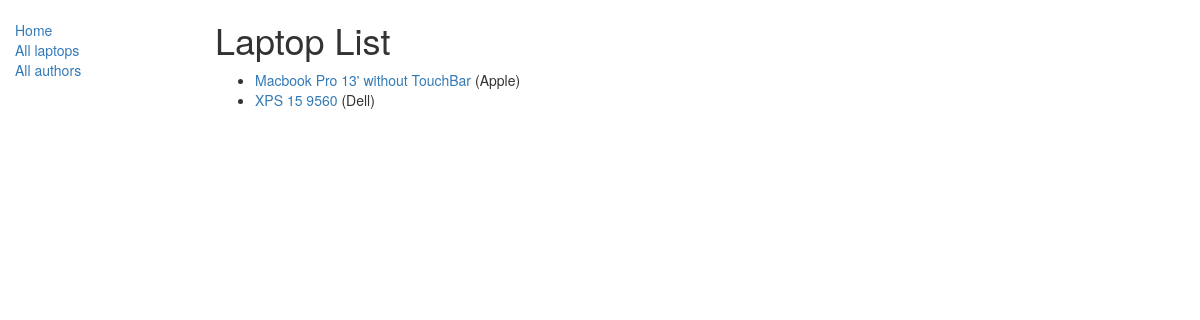
Page /Webpage/laptops/ on the earlier database version.
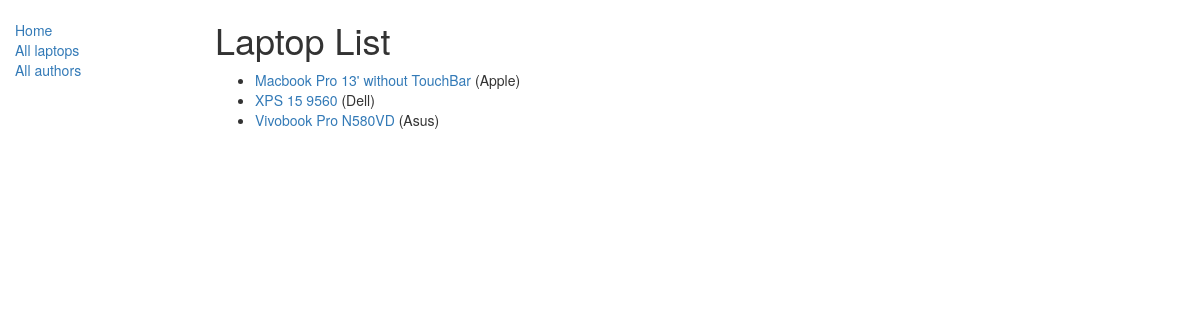
Same page on the later database version.
### Webpage/models.py (models this page shows, shortened)
class Laptop(models.Model):
    model_name = models.CharField(max_length=200)
    BRAND_NAME = (
        ('Acer', 'Acer'),
        ('Apple', 'Apple'),
        ('Asus', 'Asus'),
        ('Dell', 'Dell'),
        ('Gigabyte', 'Gigabyte'),
        ('HP', 'HP'),
        ('Huawei', 'Huawei'),
        ('Lenovo', 'Lenovo'),
        ('Microsoft', 'Microsoft'),
        ('MSI', 'MSI'),
        ('Razer', 'Razer'),
    )
    brand_name = models.CharField(max_length=8, choices=BRAND_NAME, default='Acer', blank=False, help_text='Brand name')
    width = models.FloatField(help_text="In cm")
    height = models.FloatField(help_text="In cm")
    depth = models.FloatField(help_text="In cm")
    weight = models.FloatField(help_text="In kg")
    OPERATING_SYSTEM = (
        ('MacOS', 'MacOS'),
        ('Windows 10', 'Windows 10'),
    )
    operating_system = models.CharField(max_length=10, choices=OPERATING_SYSTEM, default='Windows 10', blank=False, help_text='Opearating system')
    date_of_release = models.DateField()
    processor = models.ForeignKey('Processor', on_delete=models.SET_NULL, null=True)
    graphics_card = models.ManyToManyField(GraphicsCard)
    storage_drive = models.ManyToManyField(StorageDrive)
    ram = models.ForeignKey('RAM', on_delete=models.SET_NULL, null=True)
    display = models.ForeignKey('Display', on_delete=models.SET_NULL, null=True)
    def display_graphics_card(self):
        return ', '.join([ GraphicsCard.model_name for GraphicsCard in self.graphics_card.all()[:4] ])
    display_graphics_card.short_description = 'Graphics card'
    def get_absolute_url(self):
        return reverse('laptop-detail', args=[str(self.id)])

### Webpage/views.py (the view)
# urls.py: path('laptops/', views.LaptopListView.as_view(), name='laptops'),
class LaptopListView(generic.ListView):
    model = Laptop
    paginate_by = 10

### templates/Webpage/laptop_list.html
{% extends "base_generic.html" %}
{% block content %}
    <h1>Laptop List</h1>
    {% if laptop_list %}
    <ul>
      {% for laptop in laptop_list %}
      <li>
        <a href="{{ laptop.get_absolute_url }}">{{ laptop.model_name }}</a> ({{laptop.brand_name}})
      </li>
      {% endfor %}
    </ul>
    {% else %}
      <p>There are no laptops in the databse.</p>
    {% endif %}
{% endblock %}

Differences in the rows shown:
added Laptop: model_name "Vivobook Pro N580VD", brand_name "Asus"
